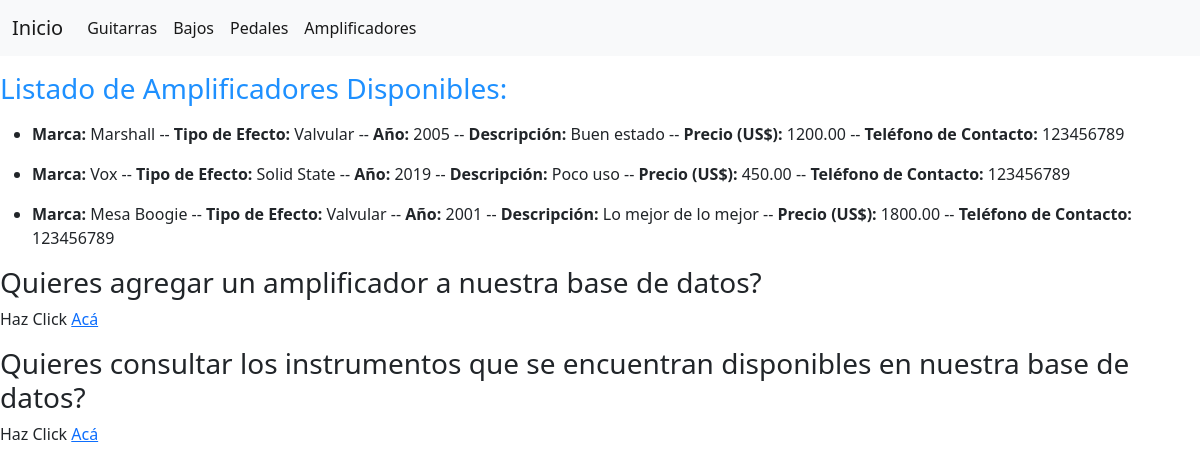
Screenshot of /amplificadores with the database file from the repository.
### AppVPIMs/models.py (models this page shows)
class Amplificador(models.Model):
    marca = models.CharField(max_length=40)
    tipo_amplificador = models.CharField(max_length=40)
    anio = models.IntegerField(default=0)
    descripcion = models.CharField(max_length=200, default="")
    precio = models.DecimalField(max_digits=10, decimal_places=2)
    telefono_contacto = models.IntegerField()

### AppVPIMs/views.py (the view)
# urls.py: path('amplificadores', views.amplificadores, name="amplificadores"),
def amplificadores(request):
    amplificadores = Amplificador.objects.all()
    return render(request, "AppVPIMs/amplificadores.html", {'amplificadores':amplificadores})

### AppVPIMs/templates/AppVPIMs/amplificadores.html
{% extends 'AppVPIMs/inicio.html' %}
{% block content %}
<p>
    <h3 style="color:dodgerblue">Listado de Amplificadores Disponibles:</h3>
</p>
    {% for amplificador in amplificadores %}
    <ul>
        <li>
    <b>Marca:</b> {{amplificador.marca}} --
    <b>Tipo de Efecto:</b> {{amplificador.tipo_amplificador}} --
    <b>Año:</b> {{amplificador.anio}} --
    <b>Descripción:</b> {{amplificador.descripcion}} --
    <b>Precio (US$):</b> {{amplificador.precio}} --
    <b>Teléfono de Contacto:</b> {{amplificador.telefono_contacto}}
        </li>
    </ul>
    {% endfor %}
<p>
<h3>Quieres agregar un amplificador a nuestra base de datos?</h3> Haz Click <a href="{% url 'ampliFormulario' %}">Acá</a>
</p>
{% endblock %}

### rows the page displays
Amplificador: marca "Marshall", tipo_amplificador "Valvular", anio "2005", descripcion "Buen estado", precio "1200.00", telefono_contacto "123456789"
Amplificador: marca "Vox", tipo_amplificador "Solid State", anio "2019", descripcion "Poco uso", precio "450.00", telefono_contacto "123456789"
Amplificador: marca "Mesa Boogie", tipo_amplificador "Valvular", anio "2001", descripcion "Lo mejor de lo mejor", precio "1800.00", telefono_contacto "123456789"
